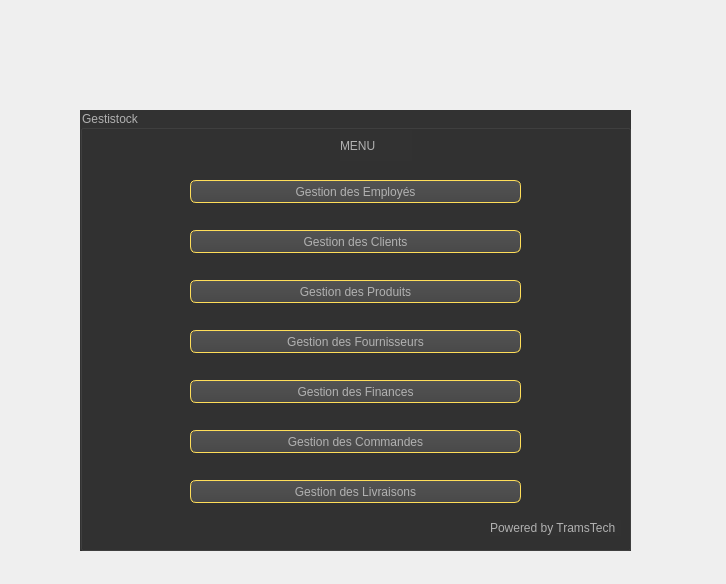
<?xml version="1.0" encoding="UTF-8"?>
<ui version="4.0">
 <class>menu2</class>
 <widget class="QDialog" name="menu2">
  <property name="geometry">
   <rect>
    <x>0</x>
    <y>0</y>
    <width>726</width>
    <height>584</height>
   </rect>
  </property>
  <property name="windowTitle">
   <string>Menu</string>
  </property>
  <widget class="QGroupBox" name="groupBox">
   <property name="geometry">
    <rect>
     <x>80</x>
     <y>110</y>
     <width>551</width>
     <height>441</height>
    </rect>
   </property>
   <property name="styleSheet">
    <string notr="true">QToolTip
{
     border: 1px solid black;
     background-color: #ffa02f;
     padding: 1px;
     border-radius: 3px;
     opacity: 100;
}

QWidget
{
    color: #b1b1b1;
    background-color: #323232;
}

QWidget:item:hover
{
    background-color: QLinearGradient( x1: 0, y1: 0, x2: 0, y2: 1, stop: 0 #ffa02f, stop: 1 #ca0619);
    color: #ffde59;
}

QWidget:item:selected
{
    background-color: QLinearGradient( x1: 0, y1: 0, x2: 0, y2: 1, stop: 0 #ffde59, stop: 1 #ffde59);
}

QMenuBar::item
{
    background: transparent;
}

QMenuBar::item:selected
{
    background: transparent;
    border: 1px solid #ffaa00;
}

QMenuBar::item:pressed
{
    background: #ffde59;
    border: 1px solid #000;
    background-color: QLinearGradient(
        x1:0, y1:0,
        x2:0, y2:1,
        stop:1 #212121,
        stop:0.4 #343434/*,
        stop:0.2 #343434,
        stop:0.1 #ffaa00*/
    );
    margin-bottom:-1px;
    padding-bottom:1px;
}

QMenu
{
    border: 1px solid #000;
}

QMenu::item
{
    padding: 2px 20px 2px 20px;
}

QMenu::item:selected
{
    color: #000000;
}

QWidget:disabled
{
    color: #404040;
    background-color: #323232;
}

QAbstractItemView
{
    background-color: QLinearGradient( x1: 0, y1: 0, x2: 0, y2: 1, stop: 0 #4d4d4d, stop: 0.1 #646464, stop: 1 #5d5d5d);
}

QWidget:focus
{
    /*border: 2px solid QLinearGradient( x1: 0, y1: 0, x2: 0, y2: 1, stop: 0 #ffa02f, stop: 1 #d7801a);*/
}

QLineEdit
{
    background-color: QLinearGradient( x1: 0, y1: 0, x2: 0, y2: 1, stop: 0 #4d4d4d, stop: 0 #646464, stop: 1 #5d5d5d);
    padding: 1px;
    border-style: solid;
    border: 1px solid #1e1e1e;
    border-radius: 5;
}

QPushButton
{
    color: #b1b1b1;
    background-color: QLinearGradient( x1: 0, y1: 0, x2: 0, y2: 1, stop: 0 #565656, stop: 0.1 #525252, stop: 0.5 #4e4e4e, stop: 0.9 #4a4a4a, stop: 1 #464646);
    border-width: 1px;
    border-color: #ffde59;
    border-style: solid;
    border-radius: 6;
    padding: 3px;
    font-size: 12px;
    padding-left: 5px;
    padding-right: 5px;
}

QPushButton:pressed
{
    background-color: QLinearGradient( x1: 0, y1: 0, x2: 0, y2: 1, stop: 0 #2d2d2d, stop: 0.1 #2b2b2b, stop: 0.5 #292929, stop: 0.9 #282828, stop: 1 #252525);
}

QComboBox
{
    selection-background-color: #ffaa00;
    background-color: QLinearGradient( x1: 0, y1: 0, x2: 0, y2: 1, stop: 0 #565656, stop: 0.1 #525252, stop: 0.5 #4e4e4e, stop: 0.9 #4a4a4a, stop: 1 #464646);
    border-style: solid;
    border: 1px solid #1e1e1e;
    border-radius: 5;
}

QComboBox:hover,QPushButton:hover
{
    border: 2px solid QLinearGradient( x1: 0, y1: 0, x2: 0, y2: 1, stop: 0 #ffa02f, stop: 1 #d7801a);
}


QComboBox:on
{
    padding-top: 3px;
    padding-left: 4px;
    background-color: QLinearGradient( x1: 0, y1: 0, x2: 0, y2: 1, stop: 0 #2d2d2d, stop: 0.1 #2b2b2b, stop: 0.5 #292929, stop: 0.9 #282828, stop: 1 #252525);
    selection-background-color: #ffaa00;
}

QComboBox QAbstractItemView
{
    border: 2px solid darkgray;
    selection-background-color: QLinearGradient( x1: 0, y1: 0, x2: 0, y2: 1, stop: 0 #ffa02f, stop: 1 #d7801a);
}

QComboBox::drop-down
{
     subcontrol-origin: padding;
     subcontrol-position: top right;
     width: 15px;

     border-left-width: 0px;
     border-left-color: darkgray;
     border-left-style: solid; /* just a single line */
     border-top-right-radius: 3px; /* same radius as the QComboBox */
     border-bottom-right-radius: 3px;
 }

QComboBox::down-arrow
{
     image: url(:/down_arrow.png);
}

QGroupBox:focus
{
border: 2px solid QLinearGradient( x1: 0, y1: 0, x2: 0, y2: 1, stop: 0 #ffa02f, stop: 1 #d7801a);
}

QTextEdit:focus
{
    border: 2px solid QLinearGradient( x1: 0, y1: 0, x2: 0, y2: 1, stop: 0 #ffa02f, stop: 1 #d7801a);
}

QScrollBar:horizontal {
     border: 1px solid #222222;
     background: QLinearGradient( x1: 0, y1: 0, x2: 0, y2: 1, stop: 0.0 #ffde59, stop: 0.2 #ffde59, stop: 1 #ffde59);
     height: 7px;
     margin: 0px 16px 0 16px;
}

QScrollBar::handle:horizontal
{
      background: QLinearGradient( x1: 0, y1: 0, x2: 1, y2: 0, stop: 0 #ffde59, stop: 0.5 #ffde59, stop: 1 #ffde59);
      min-height: 20px;
      border-radius: 2px;
}

QScrollBar::add-line:horizontal {
      border: 1px solid #1b1b19;
      border-radius: 2px;
      background: QLinearGradient( x1: 0, y1: 0, x2: 1, y2: 0, stop: 0 #ffde59, stop: 1 #ffde59);
      width: 14px;
      subcontrol-position: right;
      subcontrol-origin: margin;
}

QScrollBar::sub-line:horizontal {
      border: 1px solid #1b1b19;
      border-radius: 2px;
      background: QLinearGradient( x1: 0, y1: 0, x2: 1, y2: 0, stop: 0 #ffa02f, stop: 1 #d7801a);
      width: 14px;
     subcontrol-position: left;
     subcontrol-origin: margin;
}

QScrollBar::right-arrow:horizontal, QScrollBar::left-arrow:horizontal
{
      border: 1px solid black;
      width: 1px;
      height: 1px;
      background: white;
}

QScrollBar::add-page:horizontal, QScrollBar::sub-page:horizontal
{
      background: none;
}

QScrollBar:vertical
{
      background: QLinearGradient( x1: 0, y1: 0, x2: 1, y2: 0, stop: 0.0 #ffde59, stop: 0.2 #282828, stop: 1 #484848);
      width: 7px;
      margin: 16px 0 16px 0;
      border: 1px solid #222222;
}

QScrollBar::handle:vertical
{
      background: QLinearGradient( x1: 0, y1: 0, x2: 0, y2: 1, stop: 0 #ffde59, stop: 0.5 #d7801a, stop: 1 #ffde59);
      min-height: 20px;
      border-radius: 2px;
}

QScrollBar::add-line:vertical
{
      border: 1px solid #1b1b19;
      border-radius: 2px;
      background: QLinearGradient( x1: 0, y1: 0, x2: 0, y2: 1, stop: 0 #ffde59, stop: 1 #ffde59);
      height: 14px;
      subcontrol-position: bottom;
      subcontrol-origin: margin;
}

QScrollBar::sub-line:vertical
{
      border: 1px solid #1b1b19;
      border-radius: 2px;
      background: QLinearGradient( x1: 0, y1: 0, x2: 0, y2: 1, stop: 0 #ffde59, stop: 1 #ffde59);
      height: 14px;
      subcontrol-position: top;
      subcontrol-origin: margin;
}

QScrollBar::up-arrow:vertical, QScrollBar::down-arrow:vertical
{
      border: 1px solid black;
      width: 1px;
      height: 1px;
      background: white;
}


QScrollBar::add-page:vertical, QScrollBar::sub-page:vertical
{
      background: none;
}

QTextEdit
{
    background-color: #242424;
}

QPlainTextEdit
{
    background-color: #242424;
}

QHeaderView::section
{
    background-color: QLinearGradient(x1:0, y1:0, x2:0, y2:1, stop:0 #616161, stop: 0.5 #505050, stop: 0.6 #434343, stop:1 #656565);
    color: white;
    padding-left: 4px;
    border: 1px solid #6c6c6c;
}

QCheckBox:disabled
{
color: #414141;
}

QDockWidget::title
{
    text-align: center;
    spacing: 3px; /* spacing between items in the tool bar */
    background-color: QLinearGradient(x1:0, y1:0, x2:0, y2:1, stop:0 #323232, stop: 0.5 #242424, stop:1 #323232);
}

QDockWidget::close-button, QDockWidget::float-button
{
    text-align: center;
    spacing: 1px; /* spacing between items in the tool bar */
    background-color: QLinearGradient(x1:0, y1:0, x2:0, y2:1, stop:0 #323232, stop: 0.5 #242424, stop:1 #323232);
}

QDockWidget::close-button:hover, QDockWidget::float-button:hover
{
    background: #242424;
}

QDockWidget::close-button:pressed, QDockWidget::float-button:pressed
{
    padding: 1px -1px -1px 1px;
}

QMainWindow::separator
{
    background-color: QLinearGradient(x1:0, y1:0, x2:0, y2:1, stop:0 #161616, stop: 0.5 #151515, stop: 0.6 #212121, stop:1 #343434);
    color: white;
    padding-left: 4px;
    border: 1px solid #4c4c4c;
    spacing: 3px; /* spacing between items in the tool bar */
}

QMainWindow::separator:hover
{

    background-color: QLinearGradient(x1:0, y1:0, x2:0, y2:1, stop:0 #d7801a, stop:0.5 #b56c17 stop:1 #ffa02f);
    color: white;
    padding-left: 4px;
    border: 1px solid #6c6c6c;
    spacing: 3px; /* spacing between items in the tool bar */
}

QToolBar::handle
{
     spacing: 3px; /* spacing between items in the tool bar */
     background: url(:/images/handle.png);
}

QMenu::separator
{
    height: 2px;
    background-color: QLinearGradient(x1:0, y1:0, x2:0, y2:1, stop:0 #161616, stop: 0.5 #151515, stop: 0.6 #212121, stop:1 #343434);
    color: white;
    padding-left: 4px;
    margin-left: 10px;
    margin-right: 5px;
}

QProgressBar
{
    border: 2px solid grey;
    border-radius: 5px;
    text-align: center;
}

QProgressBar::chunk
{
    background-color: #ffde59;
    width: 2.15px;
    margin: 0.5px;
}

QTabBar::tab {
    color: #ffde59;
    border: 1px solid #444;
    border-bottom-style: none;
    background-color: #323232;
    padding-left: 10px;
    padding-right: 10px;
    padding-top: 3px;
    padding-bottom: 2px;
    margin-right: -1px;
}

QTabWidget::pane {
    border: 1px solid #444;
    top: 1px;
}

QTabBar::tab:last
{
    margin-right: 0; /* the last selected tab has nothing to overlap with on the right */
    border-top-right-radius: 3px;
}

QTabBar::tab:first:!selected
{
 margin-left: 0px; /* the last selected tab has nothing to overlap with on the right */


    border-top-left-radius: 3px;
}

QTabBar::tab:!selected
{
    color: #b1b1b1;
    border-bottom-style: solid;
    margin-top: 3px;
    background-color: QLinearGradient(x1:0, y1:0, x2:0, y2:1, stop:1 #212121, stop:.4 #343434);
}

QTabBar::tab:selected
{
    border-top-left-radius: 3px;
    border-top-right-radius: 3px;
    margin-bottom: 0px;
}

QTabBar::tab:!selected:hover
{
    /*border-top: 2px solid #ffaa00;
    padding-bottom: 3px;*/
    border-top-left-radius: 3px;
    border-top-right-radius: 3px;
    background-color: QLinearGradient(x1:0, y1:0, x2:0, y2:1, stop:1 #212121, stop:0.4 #343434, stop:0.2 #343434, stop:0.1 #ffaa00);
}

QRadioButton::indicator:checked, QRadioButton::indicator:unchecked{
    color: #b1b1b1;
    background-color: #323232;
    border: 1px solid #b1b1b1;
    border-radius: 6px;
}

QRadioButton::indicator:checked
{
    background-color: qradialgradient(
        cx: 0.5, cy: 0.5,
        fx: 0.5, fy: 0.5,
        radius: 1.0,
        stop: 0.25 #ffaa00,
        stop: 0.3 #323232
    );
}

QCheckBox::indicator{
    color: #b1b1b1;
    background-color: #323232;
    border: 1px solid #b1b1b1;
    width: 9px;
    height: 9px;
}

QRadioButton::indicator
{
    border-radius: 6px;
}

QRadioButton::indicator:hover, QCheckBox::indicator:hover
{
    border: 1px solid #ffaa00;
}

QCheckBox::indicator:checked
{
    image:url(:/images/checkbox.png);
}

QCheckBox::indicator:disabled, QRadioButton::indicator:disabled
{
    border: 1px solid #444;
}</string>
   </property>
   <property name="title">
    <string>Gestistock</string>
   </property>
   <widget class="QLabel" name="label_2">
    <property name="geometry">
     <rect>
      <x>260</x>
      <y>20</y>
      <width>72</width>
      <height>31</height>
     </rect>
    </property>
    <property name="sizePolicy">
     <sizepolicy hsizetype="Preferred" vsizetype="Preferred">
      <horstretch>0</horstretch>
      <verstretch>0</verstretch>
     </sizepolicy>
    </property>
    <property name="sizeIncrement">
     <size>
      <width>0</width>
      <height>0</height>
     </size>
    </property>
    <property name="baseSize">
     <size>
      <width>0</width>
      <height>0</height>
     </size>
    </property>
    <property name="mouseTracking">
     <bool>false</bool>
    </property>
    <property name="tabletTracking">
     <bool>false</bool>
    </property>
    <property name="text">
     <string>MENU</string>
    </property>
    <property name="wordWrap">
     <bool>false</bool>
    </property>
    <property name="openExternalLinks">
     <bool>false</bool>
    </property>
   </widget>
   <widget class="QPushButton" name="pushButton">
    <property name="geometry">
     <rect>
      <x>110</x>
      <y>70</y>
      <width>331</width>
      <height>23</height>
     </rect>
    </property>
    <property name="text">
     <string>Gestion des Employés</string>
    </property>
   </widget>
   <widget class="QPushButton" name="pushButton_2">
    <property name="geometry">
     <rect>
      <x>110</x>
      <y>120</y>
      <width>331</width>
      <height>23</height>
     </rect>
    </property>
    <property name="text">
     <string>Gestion des Clients</string>
    </property>
   </widget>
   <widget class="QPushButton" name="pushButton_3">
    <property name="geometry">
     <rect>
      <x>110</x>
      <y>170</y>
      <width>331</width>
      <height>23</height>
     </rect>
    </property>
    <property name="text">
     <string>Gestion des Produits</string>
    </property>
   </widget>
   <widget class="QPushButton" name="Menu_fournisseurs">
    <property name="geometry">
     <rect>
      <x>110</x>
      <y>220</y>
      <width>331</width>
      <height>23</height>
     </rect>
    </property>
    <property name="text">
     <string>Gestion des Fournisseurs</string>
    </property>
   </widget>
   <widget class="QPushButton" name="pushButton_5">
    <property name="geometry">
     <rect>
      <x>110</x>
      <y>270</y>
      <width>331</width>
      <height>23</height>
     </rect>
    </property>
    <property name="text">
     <string>Gestion des Finances</string>
    </property>
   </widget>
   <widget class="QPushButton" name="pushButton_6">
    <property name="geometry">
     <rect>
      <x>110</x>
      <y>320</y>
      <width>331</width>
      <height>23</height>
     </rect>
    </property>
    <property name="text">
     <string>Gestion des Commandes</string>
    </property>
   </widget>
   <widget class="QPushButton" name="pushButton_7">
    <property name="geometry">
     <rect>
      <x>110</x>
      <y>370</y>
      <width>331</width>
      <height>23</height>
     </rect>
    </property>
    <property name="text">
     <string>Gestion des Livraisons</string>
    </property>
   </widget>
   <widget class="QLabel" name="label_5">
    <property name="geometry">
     <rect>
      <x>410</x>
      <y>410</y>
      <width>131</width>
      <height>16</height>
     </rect>
    </property>
    <property name="text">
     <string>Powered by TramsTech</string>
    </property>
   </widget>
  </widget>
  <widget class="QLabel" name="label">
   <property name="geometry">
    <rect>
     <x>120</x>
     <y>20</y>
     <width>481</width>
     <height>101</height>
    </rect>
   </property>
   <property name="text">
    <string/>
   </property>
   <property name="pixmap">
    <pixmap>../../../../Blanc et Bleu Simple Ordinateur Logo-gigapixel.png</pixmap>
   </property>
  </widget>
  <widget class="QLabel" name="label_3">
   <property name="geometry">
    <rect>
     <x>-10</x>
     <y>-20</y>
     <width>741</width>
     <height>621</height>
    </rect>
   </property>
   <property name="text">
    <string/>
   </property>
   <property name="pixmap">
    <pixmap>../../charte graphique/istockphoto-1135609588-170667a-gigapixel22.png</pixmap>
   </property>
  </widget>
  <zorder>label_3</zorder>
  <zorder>groupBox</zorder>
  <zorder>label</zorder>
 </widget>
 <resources/>
 <connections/>
</ui>
